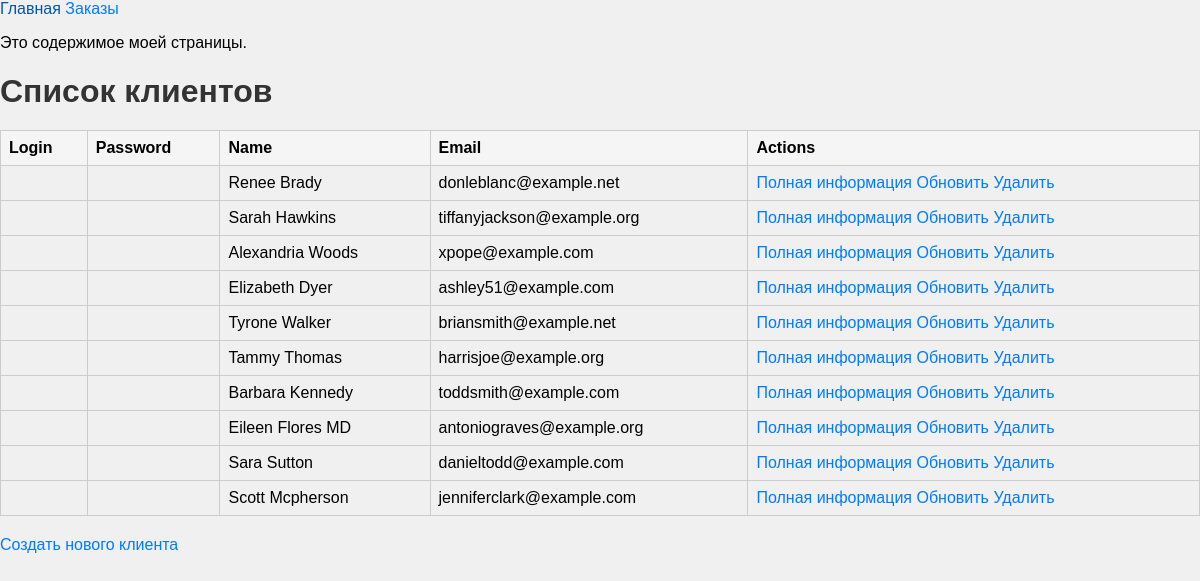
/client_list, run on an earlier commit of the app's database.
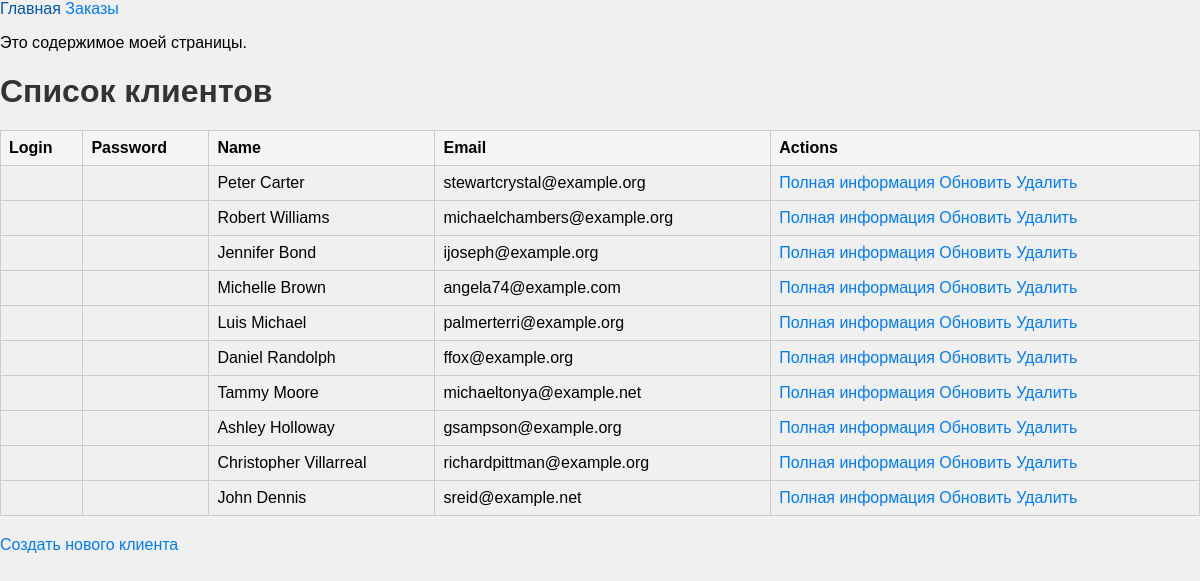
And on a later commit of the database.
### apphw/models.py (models this page shows, shortened)
class Client(models.Model):
    login = models.CharField(max_length=30)
    password = models.CharField(max_length=30)
    name = models.CharField(max_length=50)
    email = models.EmailField()
    phone_number = models.CharField(max_length=15)
    address = models.TextField()
    registration_date = models.DateField(auto_now_add=True)

### apphw/views.py (the view)
# urls.py: path('client_list', views.client_list, name='client_list'),
def client_list(request):
    clients = Client.objects.all()
    return render(request, 'client_list.html', {'clients': clients})

### apphw/templates/client_list.html (shortened to what this page needs)
{% extends 'base.html' %}
{% block content %}
<p>Это содержимое моей страницы.</p>
    <h1>Список клиентов</h1>
    <table>
        <thead>
            <tr><th>Login</th>
                <th>Password</th>
                <th>Name</th>
                <th>Email</th>
                <th>Actions</th>
            </tr>
        </thead>
        <tbody>
            {% for client in clients %}
                <tr>
                    <td>{{ client.login }}</td>
                    <td>{{ client.password }}</td>
                    <td>{{ client.name }}</td>
                    <td>{{ client.email }}</td>
                    <td>
                        <a href="{% url 'view_client' client.id %}">Полная информация</a>
                        <a href="{% url 'update_client' client.id %}">Обновить</a>
                        <a href="{% url 'delete_client' client.id %}">Удалить</a>
                    </td>
                </tr>
            {% endfor %}
        </tbody>
    </table>
    <a href="{% url 'create_client' 1 %}">Создать нового клиента </a>
{% endblock %}

### apphw/templates/base.html (shortened to what this page needs)
<!DOCTYPE html>
<html lang="en">
<head>
    {% load static %}
    <link rel="stylesheet" type="text/css" href="{% static 'styles.css' %}">
</head>
<body>
     <a href={% url 'client_list' %}>Главная</a>
    <a href="{% url 'orders' %}">Заказы</a>
    {% block content %}
    {% endblock %}
</body>
</html>

### static/styles.css (style rules this page uses)
body { font-family: Arial, sans-serif; margin: 0; padding: 0; background-color: #f0f0f0; }
h1 { color: #333; margin-bottom: 20px; }
a { color: #007bff; text-decoration: none; transition: color 0.3s ease; }
table { width: 100%; border-collapse: collapse; margin-bottom: 20px; }
table th, table td { border: 1px solid #ccc; padding: 8px; }
table th { background-color: #f5f5f5; font-weight: bold; text-align: left; }

What changed in the data, as far as the page shows it:
changed Client: name "Renee Brady" → "Peter Carter"; email "donleblanc@example.net" → "stewartcrystal@example.org"
changed Client: name "Sarah Hawkins" → "Robert Williams"; email "tiffanyjackson@example.org" → "michaelchambers@example.org"
changed Client: name "Alexandria Woods" → "Jennifer Bond"; email "xpope@example.com" → "ijoseph@example.org"
changed Client: name "Elizabeth Dyer" → "Michelle Brown"; email "ashley51@example.com" → "angela74@example.com"
changed Client: name "Tyrone Walker" → "Luis Michael"; email "briansmith@example.net" → "palmerterri@example.org"
changed Client: name "Tammy Thomas" → "Daniel Randolph"; email "harrisjoe@example.org" → "ffox@example.org"
changed Client: name "Barbara Kennedy" → "Tammy Moore"; email "toddsmith@example.com" → "michaeltonya@example.net"
changed Client: name "Eileen Flores MD" → "Ashley Holloway"; email "antoniograves@example.org" → "gsampson@example.org"
changed Client: name "Sara Sutton" → "Christopher Villarreal"; email "danieltodd@example.com" → "richardpittman@example.org"
changed Client: name "Scott Mcpherson" → "John Dennis"; email "jenniferclark@example.com" → "sreid@example.net"
